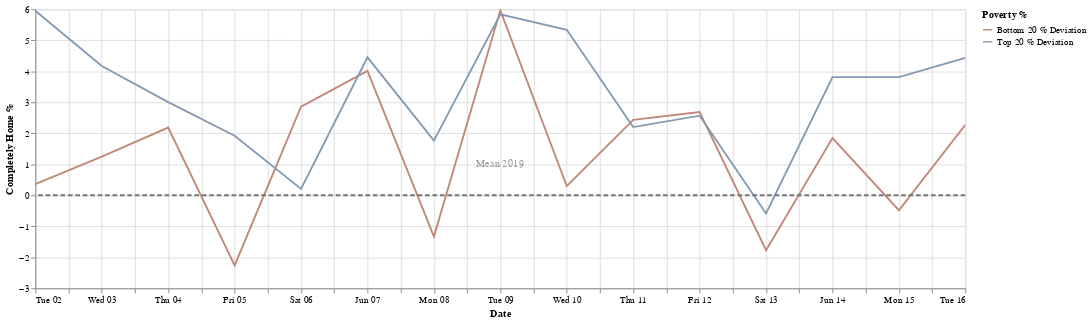

The notebook cell this image was saved under:
### Markdown cell above
**June 3, 2020:** 
Chicago began gradually allowing businesses to open doors for outside dining and other services, though some shops remained closed following lootings in the aftermath of George Floyd's death, during phase three of its reopening.

### Code cell
start_date = '2020-6-1'
end_date = '2020-6-16'
df3 = apply_date_filter(df,start_date,end_date)
chart = create_chart(df3)
chart

### Figure 1 — Vega-Lite specification as saved in the notebook (floating-point values rounded to 4 significant figures)
{"config": {"view": {"continuousHeight": 300, "continuousWidth": 400}, "range": {"category": {"scheme": ["#FF4500", "#a0aab4", "#4E79A7"]}}}, "layer": [{"data": {"name": "data-bdcf8e118a996d608311b9ea20777d86"}, "mark": "line", "encoding": {"color": {"type": "nominal", "field": "Poverty %"}, "x": {"type": "temporal", "field": "date", "title": "Date"}, "y": {"type": "quantitative", "field": "completely_home_value", "title": "Completely Home %"}}, "selection": {"selector003": {"type": "interval", "bind": "scales", "encodings": ["x", "y"]}}, "transform": [{"fold": ["Bottom 20 % Deviation", "Top 20 % Deviation"], "as": ["Poverty %", "completely_home_value"]}], "width": 1000}, {"data": {"name": "data-7f3a6b86ed460c4e648f2393735a11f6"}, "mark": {"type": "rule", "color": "#757575", "size": 2, "strokeDash": [5, 3]}, "encoding": {"size": {"value": 2}, "y": {"type": "quantitative", "field": "Mean 2019"}}}, {"data": {"name": "data-d764767e7dd3b10b2c76c1355ce10ef3"}, "mark": {"type": "text", "angle": 0, "text": "Mean 2019"}, "encoding": {"opacity": {"value": 0.4}, "y": {"type": "quantitative", "field": "y"}}}], "$schema": "https://vega.github.io/schema/vega-lite/v4.8.1.json", "datasets": {"data-bdcf8e118a996d608311b9ea20777d86": [{"date": "2020-06-08T00:00:00+00:00", "Top 20 %": 32.73, "Bottom 20 %": 29.64, "Top 20 % Deviation": 1.764, "Bottom 20 % Deviation": -1.331}, {"date": "2020-06-09T00:00:00+00:00", "Top 20 %": 36.81, "Bottom 20 %": 36.93, "Top 20 % Deviation": 5.84, "Bottom 20 % Deviation": 5.967}, {"date": "2020-06-12T00:00:00+00:00", "Top 20 %": 33.53, "Bottom 20 %": 33.65, "Top 20 % Deviation": 2.568, "Bottom 20 % Deviation": 2.687}, {"date": "2020-06-16T00:00:00+00:00", "Top 20 %": 35.4, "Bottom 20 %": 33.24, "Top 20 % Deviation": 4.432, "Bottom 20 % Deviation": 2.273}, {"date": "2020-06-07T00:00:00+00:00", "Top 20 %": 35.42, "Bottom 20 %": 34.98, "Top 20 % Deviation": 4.451, "Bottom 20 % Deviation": 4.015}, {"date": "2020-06-13T00:00:00+00:00", "Top 20 %": 30.38, "Bottom 20 %": 29.2, "Top 20 % Deviation": -0.5865, "Bottom 20 % Deviation": -1.771}, {"date": "2020-06-11T00:00:00+00:00", "Top 20 %": 33.17, "Bottom 20 %": 33.4, "Top 20 % Deviation": 2.2, "Bottom 20 % Deviation": 2.432}, {"date": "2020-06-15T00:00:00+00:00", "Top 20 %": 34.78, "Bottom 20 %": 30.48, "Top 20 % Deviation": 3.811, "Bottom 20 % Deviation": -0.4814}, {"date": "2020-06-14T00:00:00+00:00", "Top 20 %": 34.78, "Bottom 20 %": 32.81, "Top 20 % Deviation": 3.811, "Bottom 20 % Deviation": 1.847}, {"date": "2020-06-06T00:00:00+00:00", "Top 20 %": 31.17, "Bottom 20 %": 33.83, "Top 20 % Deviation": 0.2076, "Bottom 20 % Deviation": 2.859}, {"date": "2020-06-03T00:00:00+00:00", "Top 20 %": 35.14, "Bottom 20 %": 32.21, "Top 20 % Deviation": 4.173, "Bottom 20 % Deviation": 1.245}, {"date": "2020-06-02T00:00:00+00:00", "Top 20 %": 36.92, "Bottom 20 %": 31.32, "Top 20 % Deviation": 5.954, "Bottom 20 % Deviation": 0.3571}, {"date": "2020-06-05T00:00:00+00:00", "Top 20 %": 32.89, "Bottom 20 %": 28.7, "Top 20 % Deviation": 1.922, "Bottom 20 % Deviation": -2.261}, {"date": "2020-06-04T00:00:00+00:00", "Top 20 %": 33.97, "Bottom 20 %": 33.15, "Top 20 % Deviation": 3.008, "Bottom 20 % Deviation": 2.186}, {"date": "2020-06-10T00:00:00+00:00", "Top 20 %": 36.31, "Bottom 20 %": 31.26, "Top 20 % Deviation": 5.34, "Bottom 20 % Deviation": 0.2947}], "data-7f3a6b86ed460c4e648f2393735a11f6": [{"Mean 2019": 0}], "data-d764767e7dd3b10b2c76c1355ce10ef3": [{"y": 1}]}}
